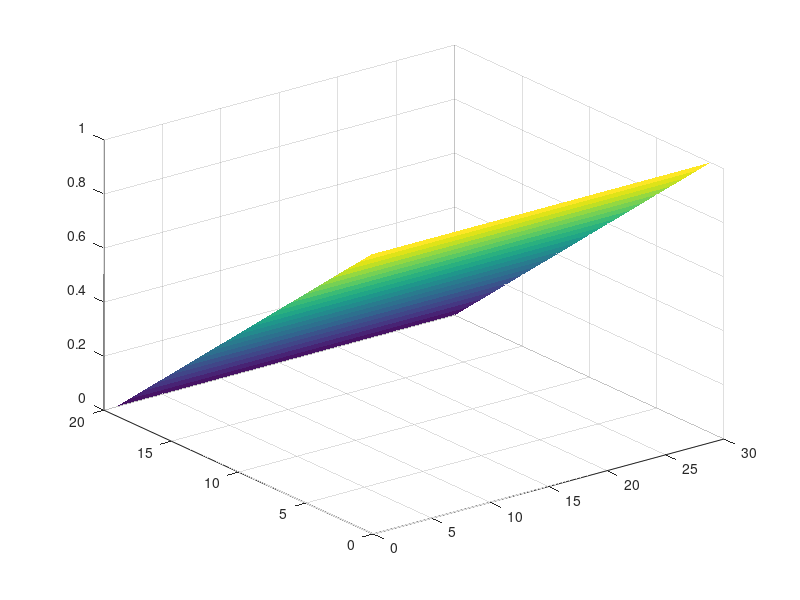

MATLAB code for this plot:
clearvars; close all
set(0,'DefaultFigureWindowStyle','docked')
nx = 20;
ny = 30;
F = zeros(1,nx*ny);
G = sparse(ny*nx);
M = zeros(nx,ny);
L = 90e-9;
W = 60e-9;
    for i = 1:nx 
        for j = 1:ny
        n = j +(i-1)*ny;
        nxm = j + (i-2)*ny;
        nxp = j + (i)*ny;
        nyp = (j+1) + (i-1)*ny; 
        nym = (j-1) +(i-1)*ny;
        
            if i == 1
            G(n,n) = 1;
            F(n) = 1;
            elseif i == nx
            G(n,n) = 1;
            %F(n) = 1; 
            elseif j == 1 %bottom   
            %G(n,n) = 1;
            G(n,nxp) = 1;
            G(n,nxm) = 1;
            G(n,nyp) = 1;
            G(n,n) = -(G(n,nxp)+G(n,nxm)+G(n,nyp));
            
            elseif j == ny %top
            G(n,nxp) = 1;
            G(n,nxm) = 1;
            G(n,nym) = 1;
            %G(n,n) = 1;
            G(n,n) = -(G(n,nxp)+G(n,nxm)+G(n,nym));
            else 
            G(n,n) = -4;
            G(n,nxp) = 1;
            G(n,nxm) = 1;
            G(n,nym) = 1;
            G(n,nyp) = 1;
            end           
        end
    end    
V = G\F';


    for i = 1:nx
        for j = 1:ny
            n = j + (i-1)*ny;
            M(i,j) = V(n);
        end
        surf(M,'linestyle','none')  
      
    end



    
 
% x = linspace(-L/2,L/2,nx);
% y = linspace(0,W,ny);
% a = W;
% b = L/2;
% 
% 
% V2sum = zeros(nx,ny);
% 
% for n = 1:2:200
%     V2 = zeros(nx,ny);
%     for i = 1:nx 
%         for j = 1:ny
% V2(i,j) = (4/pi)*(1/n)*(cosh((n*pi*x(i))/a)/cosh((n*pi*b)/a))*sin((n*pi*y(j))/a);
% 
%         end
%     end
%   V2sum = V2sum + V2;  
%   surf(V2sum)
%   pause(0.1)
% end
    


    
    
    
    
